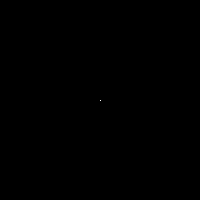
#> input picture Scripts/002_python_challenge/assets/white.gif, 200 x 200 px
$ python q022.py
#> lines starting #> are read from the running program, lines starting #| are printed output that depends on the picture; after the words box and inside, x2 and y2 are one past the last pixel; in counts of white or black regions, pixels touching at a corner belong together
#!/usr/bin/env python3
# -*- coding: utf-8 -*-

"""Question 022

Source: http://www.pythonchallenge.com/pc/hex/copper.html

Emulate
or maybe white.gif would be more bright
"""

from PIL import Image, ImageDraw
from random import randint


def random_color():
    return (randint(150, 255), randint(150, 255), randint(150, 255), 255)


img = Image.open("./assets/white.gif")
#> img is the input picture: PIL image 200x200 P; values 0 (black) and 8 (white), 0% white in thin lines or dots, all inside (x1, y1, x2, y2) = (100, 100, 101, 101)
new_img = Image.new("RGB", (500, 200))
#> new_img: PIL image 500x200 RGB; every value is 0
draw = ImageDraw.Draw(new_img)

cx, cy = 0, 100
color = random_color()
for i in range(img.n_frames):
    img.seek(i)
    left, up, right, down = img.getbbox()
    dx, dy = left - 100, up - 100
    if dx == dy == 0:
        cx += 50
        cy = 100
        color = random_color()

    cx += dx
    cy += dy
    draw.point([cx, cy], fill=color)
#> this loop made 133 passes
#> (left, up, right, down, dx, dy, cx, cy) on passes 1 to 12: (100, 100, 101, 101, 0, 0, 50, 100), (100, 102, 101, 103, 0, 2, 50, 102), (100, 102, 101, 103, 0, 2, 50, 104), (100, 102, 101, 103, 0, 2, 50, 106), (100, 102, 101, 103, 0, 2, 50, 108), (100, 102, 101, 103, 0, 2, 50, 110), (100, 102, 101, 103, 0, 2, 50, 112), (100, 102, 101, 103, 0, 2, 50, 114), (100, 102, 101, 103, 0, 2, 50, 116), (102, 102, 103, 103, 2, 2, 52, 118), (102, 100, 103, 101, 2, 0, 54, 118), (102, 100, 103, 101, 2, 0, 56, 118)
#> (left, up, right, down, dx, dy, cx) on passes 81, 102: (100, 100, 101, 101, 0, 0, 224), (100, 100, 101, 101, 0, 0, 290)
#> img: PIL image 200x200 RGB; values 0 (black) and 8 (white), 0% white in thin lines or dots, all inside (x1, y1, x2, y2) = (98, 98, 99, 99)
#> after the loop, cx = 272

new_img.show()  # Bonus
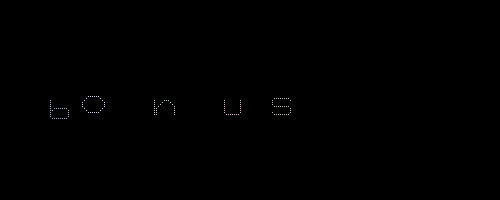
#> shown: PIL image 500x200 RGB; mean R, G, B 0.2, 0.3, 0.3
